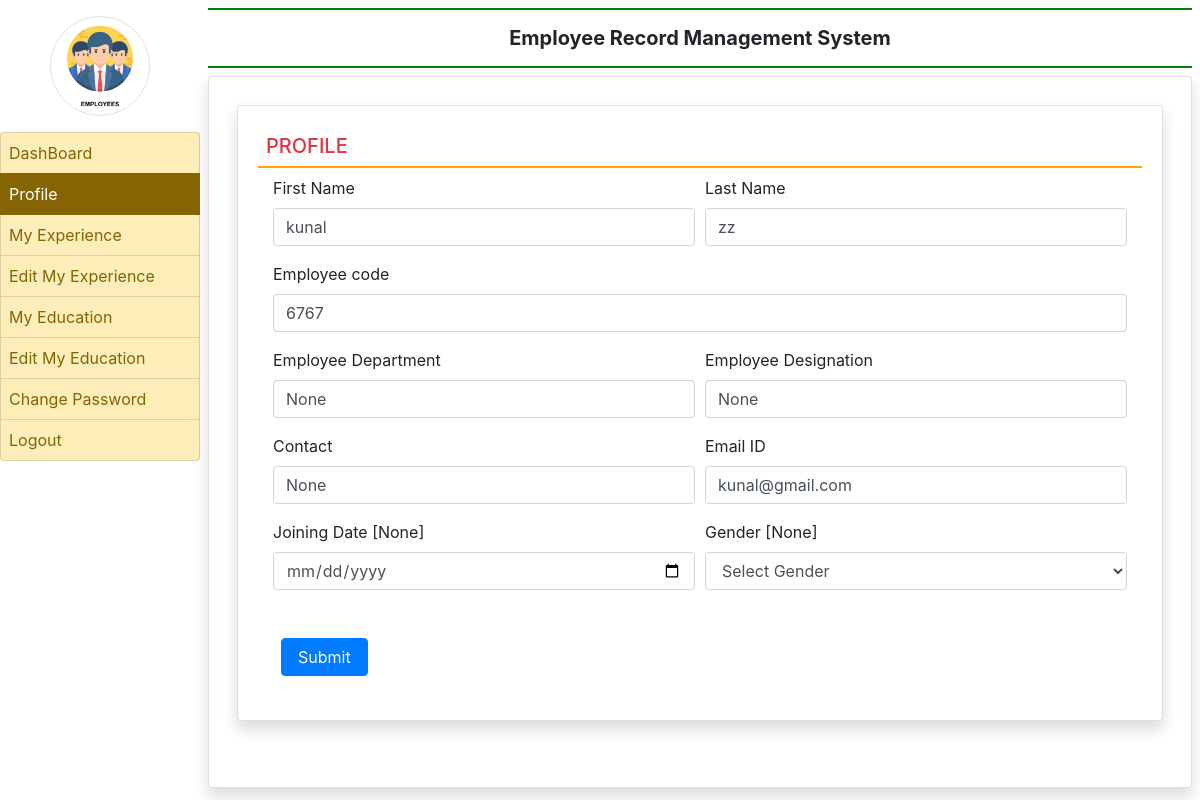
The page /profile/ (signed in) on the database its author committed.
### employee/models.py (models this page shows, shortened)
class EmployeeDetail(models.Model):
    user = models.ForeignKey(User,on_delete=models.CASCADE)
    empcode = models.CharField(max_length=50)
    empdept = models.CharField(max_length=100,null=True)
    designation = models.CharField(max_length=100,null=True)
    contact = models.CharField(max_length=15,null=True)
    gender = models.CharField(max_length=50,null=True)
    joiningdate = models.DateField(null=True)

### employee/views.py (the view, shortened to what this page needs)
# urls.py: path('profile/', profile, name='profile'),
def profile(request):
    if not request.user.is_authenticated:
        return redirect('emp_login')
    error = ""
    user = request.user
    employee = EmployeeDetail.objects.get(user=user)
    return  render(request, 'profile.html',locals())

### employee/templates/profile.html (shortened to what this page needs)
{% extends 'emp_base.html' %}
{% block main %}
<div class="card shadow m-2">
    <div class="card-body">
        <h5 class="p-2 text-danger" style="border-bottom : 2px solid orange">PROFILE</h5>
        <div class="container-fluid">
            <form method="post">
                <div class="form-row">
                    <div class="col-sm-6">
                        <div class="form-group">
                            <label>First Name</label>
                            <input type="text" name="firstname" class="form-control" placeholder="Enter first name" pattern="[A-Za-z]+" value="{{employee.user.first_name}}">
                        </div>
                    </div>
                    <div class="col-sm-6">
                        <div class="form-group">
                            <label>Last Name</label>
                            <input type="text" name="lastname" class="form-control" placeholder="Enter last name" pattern="[A-Za-z]+" value="{{employee.user.last_name}}">
                        </div>
                    </div>
                    <div class="col-sm-12">
                        <div class="form-group">
                            <label>Employee code</label>
                            <input type="text" name="empcode" class="form-control" placeholder="Enter Your Employee Code" pattern="[0-9]+" value="{{employee.empcode}}">
                        </div>
                    </div>
                    <div class="col-sm-6">
                        <div class="form-group">
                            <label>Employee Department</label>
                            <input type="text" name="department" class="form-control" placeholder="Department" value="{{employee.empdept}}">
                        </div>
                    </div>
                    <div class="col-sm-6">
                        <div class="form-group">
                            <label>Employee Designation</label>
                            <input type="text" name="designation" class="form-control" placeholder="Designation" value="{{employee.designation}}">
                        </div>
                    </div>
                    <div class="col-sm-6">
                        <div class="form-group">
                            <label>Contact</label>
                            <input type="text" name="contact" class="form-control" placeholder="Enter Contact Number" value="{{employee.contact}}">
                        </div>
                    </div>
                    <div class="col-sm-6">
                        <div class="form-group">
                            <label>Email ID</label>
                            <input type="email" name="emailid" class="form-control" placeholder="Enter Email Id" value="{{employee.user.username}}">
                        </div>
                    </div>
                    <div class="col-sm-6">
                        <div class="form-group">
                            <label>Joining Date [{{employee.joiningdate}}]</label>
                            <input type="date" name="jdate" class="form-control">
                        </div>
                    </div>
                    <div class="col-sm-6">
                        <div class="form-group">
                            <label>Gender [{{employee.gender}}]</label>
                            <select name="gender" class="form-control">
                               <option value="None">Select Gender</option>
                            </select>
                        </div>
                    </div>
                </div>
                <br>
                <input type="submit" value="Submit" class="m-2 px-3 btn btn-primary">
            </form>
        </div>
    </div>
</div>
{% endblock %}

### rows shown on the page
EmployeeDetail: firstname "kunal", lastname "zz", empcode "6767", department "None", designation "None", contact "None", emailid "kunal@gmail.com", joiningdate "None", gender "None"
